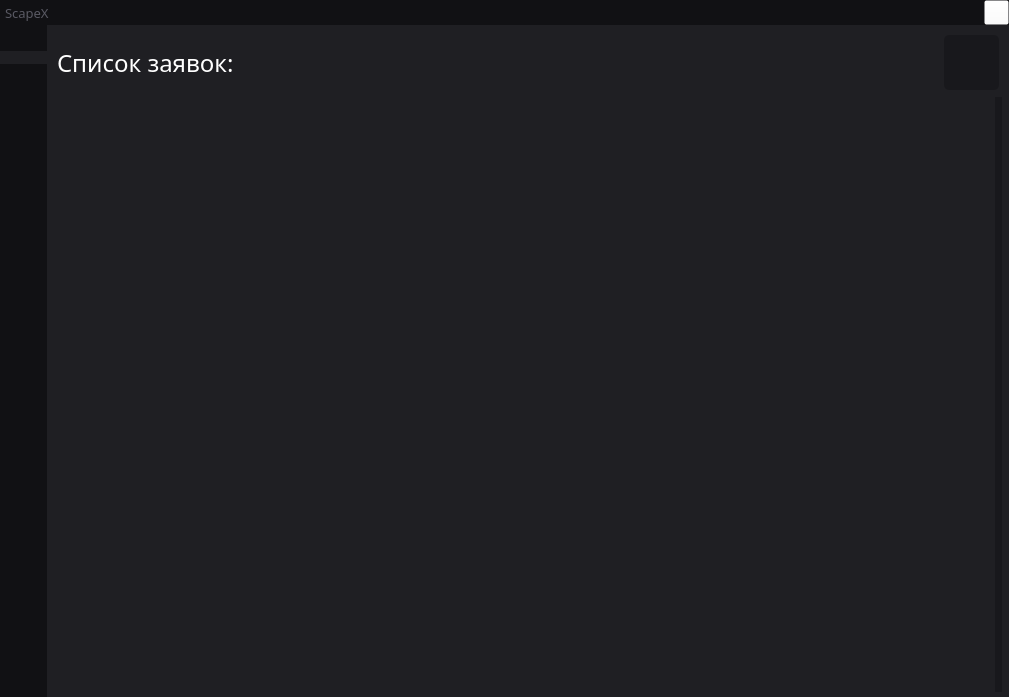
<?xml version="1.0" encoding="UTF-8"?>
<ui version="4.0">
 <class>All</class>
 <widget class="QWidget" name="All">
  <property name="geometry">
   <rect>
    <x>0</x>
    <y>0</y>
    <width>1009</width>
    <height>697</height>
   </rect>
  </property>
  <property name="font">
   <font>
    <family>Montserrat Medium</family>
   </font>
  </property>
  <property name="windowTitle">
   <string>SpaceX</string>
  </property>
  <property name="windowIcon">
   <iconset>
    <normaloff>../img/app-icon.png</normaloff>../img/app-icon.png</iconset>
  </property>
  <property name="autoFillBackground">
   <bool>false</bool>
  </property>
  <property name="styleSheet">
   <string notr="true">#ButtonClose {
	background-color: rgba(255, 255, 255, 0);
}

#All {
	
	background-color: rgb(24, 24, 28);
}

#NavBar {
	background-color: #111114;
}

#NavBar_Title, #NavBar_User {
	color: #595963;
	margin-left: 2px;
}

#Main {
	background:#111114;
	color: #fff;
}

QTabWidget::pane {
    border-top: 0px solid #fff;
}

QTabWidget::tab-bar {
    left: 0px;
}

QTabBar::tab {
	color: #fff;
    background:#111114;
    padding: -2px 15px 15px 15px !important;
}

QTabBar::tab:hover {
    background: #18181c;
}

QTabBar::tab:selected {
    background: #1f1f23;
}

#StartPage, #RequestsPage, #FlightsPage {
	background: #1f1f23;
}

QTextBrowser {
	background: transparent;
	border: 0px;
}

QGroupBox {
	border: 0px;
}

#StartPage_Top_Title, #RequestsPage_Top_Title, #FlightsPage_Top_Title {
	color: #fff;
}

#StartPage_Top_Refresh, #RequestsPage_Top_Refresh, #FlightsPage_Top_Refresh, #FlightsPage_Top_Create {
	background: #18181c;
	border: 0px;
	padding: 5px;
	border-radius: 5px;
	width: 45px;
	height: 45px;
}

#StartPage_List_Content, #RequestsPage_List_Content, #FlightsPage_List_Content {
	background: #1f1f23;
	border: 0px;
}

QScrollBar:vertical {
    background: #1f1f23;
	margin: 7px 7px 5px 0px;
}

QScrollBar::handle:vertical {
	border-radius: 6px;
    background: #18181c;
    min-width: 20px;
}

QScrollBar::add-line:vertical, QScrollBar::sub-line:vertical {
    border: 0px;
    background: none;
}

QScrollBar::add-page:vertical, QScrollBar::sub-page:vertical {
	border: 0px;
    background: none;
}

QScrollBar:horizontal {
    background: #1f1f23;
	margin: 5px 7px;
	margin-top: 0px;
}

QScrollBar::handle:horizontal {
	border-radius: 6px;
    background: #18181c;
    min-width: 20px;
}

QScrollBar::add-line:horizontal, QScrollBar::sub-line:horizontal {
    border: 0px;
    background: none;
}

QScrollBar::add-page:horizontal, QScrollBar::sub-page:horizontal {
	border: 0px;
    background: none;
}</string>
  </property>
  <layout class="QVBoxLayout" name="verticalLayout">
   <property name="spacing">
    <number>0</number>
   </property>
   <property name="leftMargin">
    <number>0</number>
   </property>
   <property name="topMargin">
    <number>0</number>
   </property>
   <property name="rightMargin">
    <number>0</number>
   </property>
   <property name="bottomMargin">
    <number>0</number>
   </property>
   <item>
    <widget class="QWidget" name="NavBar" native="true">
     <property name="maximumSize">
      <size>
       <width>16777215</width>
       <height>25</height>
      </size>
     </property>
     <property name="cursor">
      <cursorShape>OpenHandCursor</cursorShape>
     </property>
     <layout class="QHBoxLayout" name="horizontalLayout">
      <property name="spacing">
       <number>0</number>
      </property>
      <property name="sizeConstraint">
       <enum>QLayout::SetNoConstraint</enum>
      </property>
      <property name="leftMargin">
       <number>0</number>
      </property>
      <property name="topMargin">
       <number>0</number>
      </property>
      <property name="rightMargin">
       <number>0</number>
      </property>
      <property name="bottomMargin">
       <number>0</number>
      </property>
      <item>
       <widget class="QLabel" name="NavBar_Title">
        <property name="font">
         <font>
          <family>Montserrat SemiBold</family>
          <pointsize>10</pointsize>
         </font>
        </property>
        <property name="cursor">
         <cursorShape>OpenHandCursor</cursorShape>
        </property>
        <property name="mouseTracking">
         <bool>true</bool>
        </property>
        <property name="text">
         <string>ScapeX</string>
        </property>
       </widget>
      </item>
      <item>
       <widget class="QLabel" name="NavBar_User">
        <property name="minimumSize">
         <size>
          <width>0</width>
          <height>0</height>
         </size>
        </property>
        <property name="font">
         <font>
          <family>Montserrat SemiBold</family>
          <pointsize>10</pointsize>
          <weight>75</weight>
          <bold>true</bold>
         </font>
        </property>
        <property name="cursor">
         <cursorShape>OpenHandCursor</cursorShape>
        </property>
        <property name="text">
         <string/>
        </property>
        <property name="textFormat">
         <enum>Qt::AutoText</enum>
        </property>
        <property name="scaledContents">
         <bool>false</bool>
        </property>
       </widget>
      </item>
      <item>
       <spacer name="Spacer1">
        <property name="orientation">
         <enum>Qt::Horizontal</enum>
        </property>
        <property name="sizeType">
         <enum>QSizePolicy::Expanding</enum>
        </property>
        <property name="sizeHint" stdset="0">
         <size>
          <width>40</width>
          <height>20</height>
         </size>
        </property>
       </spacer>
      </item>
      <item>
       <widget class="QPushButton" name="ButtonClose">
        <property name="maximumSize">
         <size>
          <width>25</width>
          <height>25</height>
         </size>
        </property>
        <property name="cursor">
         <cursorShape>PointingHandCursor</cursorShape>
        </property>
        <property name="text">
         <string/>
        </property>
        <property name="icon">
         <iconset>
          <normaloff>../img/close-icon.png</normaloff>../img/close-icon.png</iconset>
        </property>
        <property name="iconSize">
         <size>
          <width>25</width>
          <height>25</height>
         </size>
        </property>
       </widget>
      </item>
     </layout>
     <zorder>NavBar_Title</zorder>
     <zorder>ButtonClose</zorder>
     <zorder>Spacer1</zorder>
     <zorder>NavBar_User</zorder>
    </widget>
   </item>
   <item>
    <widget class="QWidget" name="Main" native="true">
     <layout class="QHBoxLayout" name="horizontalLayout_3">
      <property name="spacing">
       <number>0</number>
      </property>
      <property name="leftMargin">
       <number>0</number>
      </property>
      <property name="topMargin">
       <number>0</number>
      </property>
      <property name="rightMargin">
       <number>0</number>
      </property>
      <property name="bottomMargin">
       <number>0</number>
      </property>
      <item>
       <widget class="TabWidget" name="tabWidget">
        <property name="focusPolicy">
         <enum>Qt::WheelFocus</enum>
        </property>
        <property name="layoutDirection">
         <enum>Qt::LeftToRight</enum>
        </property>
        <property name="autoFillBackground">
         <bool>false</bool>
        </property>
        <property name="tabPosition">
         <enum>QTabWidget::West</enum>
        </property>
        <property name="currentIndex">
         <number>2</number>
        </property>
        <property name="iconSize">
         <size>
          <width>32</width>
          <height>32</height>
         </size>
        </property>
        <property name="elideMode">
         <enum>Qt::ElideMiddle</enum>
        </property>
        <property name="usesScrollButtons">
         <bool>false</bool>
        </property>
        <property name="tabBarAutoHide">
         <bool>false</bool>
        </property>
        <widget class="QWidget" name="StartPage">
         <attribute name="icon">
          <iconset>
           <normaloff>../img/home-icon.png</normaloff>../img/home-icon.png</iconset>
         </attribute>
         <attribute name="title">
          <string/>
         </attribute>
         <layout class="QVBoxLayout" name="verticalLayout_2">
          <property name="leftMargin">
           <number>0</number>
          </property>
          <property name="topMargin">
           <number>0</number>
          </property>
          <property name="rightMargin">
           <number>0</number>
          </property>
          <property name="bottomMargin">
           <number>0</number>
          </property>
          <item>
           <widget class="QWidget" name="StartPage_Top" native="true">
            <property name="minimumSize">
             <size>
              <width>0</width>
              <height>50</height>
             </size>
            </property>
            <layout class="QHBoxLayout" name="horizontalLayout_2">
             <property name="spacing">
              <number>0</number>
             </property>
             <property name="leftMargin">
              <number>10</number>
             </property>
             <property name="topMargin">
              <number>10</number>
             </property>
             <property name="rightMargin">
              <number>10</number>
             </property>
             <property name="bottomMargin">
              <number>0</number>
             </property>
             <item>
              <widget class="QLabel" name="StartPage_Top_Title">
               <property name="minimumSize">
                <size>
                 <width>0</width>
                 <height>0</height>
                </size>
               </property>
               <property name="maximumSize">
                <size>
                 <width>16777215</width>
                 <height>16777215</height>
                </size>
               </property>
               <property name="font">
                <font>
                 <family>Montserrat Light</family>
                 <pointsize>18</pointsize>
                </font>
               </property>
               <property name="frameShape">
                <enum>QFrame::NoFrame</enum>
               </property>
               <property name="frameShadow">
                <enum>QFrame::Plain</enum>
               </property>
               <property name="lineWidth">
                <number>1</number>
               </property>
               <property name="text">
                <string>Список ракет:</string>
               </property>
               <property name="alignment">
                <set>Qt::AlignCenter</set>
               </property>
              </widget>
             </item>
             <item>
              <spacer name="StartPage_Top_Spacer">
               <property name="orientation">
                <enum>Qt::Horizontal</enum>
               </property>
               <property name="sizeHint" stdset="0">
                <size>
                 <width>40</width>
                 <height>20</height>
                </size>
               </property>
              </spacer>
             </item>
             <item>
              <widget class="QPushButton" name="StartPage_Top_Refresh">
               <property name="cursor">
                <cursorShape>PointingHandCursor</cursorShape>
               </property>
               <property name="text">
                <string/>
               </property>
               <property name="icon">
                <iconset>
                 <disabledoff>../img/refresh-icon.png</disabledoff>
                 <disabledon>../img/refresh-in-progress-icon.png</disabledon>
                </iconset>
               </property>
               <property name="iconSize">
                <size>
                 <width>32</width>
                 <height>32</height>
                </size>
               </property>
              </widget>
             </item>
            </layout>
           </widget>
          </item>
          <item>
           <widget class="QScrollArea" name="StartPage_List">
            <property name="frameShape">
             <enum>QFrame::NoFrame</enum>
            </property>
            <property name="frameShadow">
             <enum>QFrame::Plain</enum>
            </property>
            <property name="verticalScrollBarPolicy">
             <enum>Qt::ScrollBarAlwaysOff</enum>
            </property>
            <property name="horizontalScrollBarPolicy">
             <enum>Qt::ScrollBarAsNeeded</enum>
            </property>
            <property name="widgetResizable">
             <bool>true</bool>
            </property>
            <widget class="QWidget" name="StartPage_List_Content">
             <property name="geometry">
              <rect>
               <x>0</x>
               <y>0</y>
               <width>947</width>
               <height>601</height>
              </rect>
             </property>
             <layout class="QHBoxLayout" name="horizontalLayout_4">
              <property name="spacing">
               <number>0</number>
              </property>
              <property name="leftMargin">
               <number>5</number>
              </property>
              <property name="topMargin">
               <number>5</number>
              </property>
              <property name="rightMargin">
               <number>5</number>
              </property>
              <property name="bottomMargin">
               <number>5</number>
              </property>
             </layout>
            </widget>
           </widget>
          </item>
         </layout>
        </widget>
        <widget class="QWidget" name="FlightsPage">
         <attribute name="icon">
          <iconset>
           <normaloff>../img/flights-icon.png</normaloff>../img/flights-icon.png</iconset>
         </attribute>
         <attribute name="title">
          <string/>
         </attribute>
         <layout class="QVBoxLayout" name="verticalLayout_4">
          <property name="spacing">
           <number>6</number>
          </property>
          <property name="leftMargin">
           <number>0</number>
          </property>
          <property name="topMargin">
           <number>0</number>
          </property>
          <property name="rightMargin">
           <number>0</number>
          </property>
          <property name="bottomMargin">
           <number>0</number>
          </property>
          <item>
           <widget class="QWidget" name="FlightsPage_Top" native="true">
            <property name="minimumSize">
             <size>
              <width>0</width>
              <height>0</height>
             </size>
            </property>
            <layout class="QHBoxLayout" name="horizontalLayout_6">
             <property name="spacing">
              <number>0</number>
             </property>
             <property name="leftMargin">
              <number>10</number>
             </property>
             <property name="topMargin">
              <number>10</number>
             </property>
             <property name="rightMargin">
              <number>10</number>
             </property>
             <property name="bottomMargin">
              <number>0</number>
             </property>
             <item>
              <widget class="QLabel" name="FlightsPage_Top_Title">
               <property name="font">
                <font>
                 <family>Montserrat Light</family>
                 <pointsize>18</pointsize>
                </font>
               </property>
               <property name="text">
                <string>Список рейсов:</string>
               </property>
              </widget>
             </item>
             <item>
              <spacer name="horizontalSpacer">
               <property name="orientation">
                <enum>Qt::Horizontal</enum>
               </property>
               <property name="sizeHint" stdset="0">
                <size>
                 <width>40</width>
                 <height>20</height>
                </size>
               </property>
              </spacer>
             </item>
             <item>
              <widget class="QPushButton" name="FlightsPage_Top_Create">
               <property name="styleSheet">
                <string notr="true">margin-right: 10px;</string>
               </property>
               <property name="text">
                <string/>
               </property>
               <property name="icon">
                <iconset>
                 <normaloff>../img/create-icon.png</normaloff>../img/create-icon.png</iconset>
               </property>
               <property name="iconSize">
                <size>
                 <width>32</width>
                 <height>32</height>
                </size>
               </property>
              </widget>
             </item>
             <item>
              <widget class="QPushButton" name="FlightsPage_Top_Refresh">
               <property name="cursor">
                <cursorShape>PointingHandCursor</cursorShape>
               </property>
               <property name="text">
                <string/>
               </property>
               <property name="icon">
                <iconset>
                 <normaloff>../img/refresh-icon.png</normaloff>../img/refresh-icon.png</iconset>
               </property>
               <property name="iconSize">
                <size>
                 <width>32</width>
                 <height>32</height>
                </size>
               </property>
              </widget>
             </item>
            </layout>
           </widget>
          </item>
          <item>
           <widget class="QScrollArea" name="FlightsPage_List">
            <property name="frameShape">
             <enum>QFrame::NoFrame</enum>
            </property>
            <property name="widgetResizable">
             <bool>true</bool>
            </property>
            <widget class="QWidget" name="FlightsPage_List_Content">
             <property name="geometry">
              <rect>
               <x>0</x>
               <y>0</y>
               <width>947</width>
               <height>601</height>
              </rect>
             </property>
             <layout class="QVBoxLayout" name="verticalLayout_5">
              <property name="spacing">
               <number>5</number>
              </property>
              <property name="leftMargin">
               <number>5</number>
              </property>
              <property name="topMargin">
               <number>5</number>
              </property>
              <property name="rightMargin">
               <number>5</number>
              </property>
              <property name="bottomMargin">
               <number>5</number>
              </property>
             </layout>
            </widget>
           </widget>
          </item>
         </layout>
        </widget>
        <widget class="QWidget" name="RequestsPage">
         <attribute name="icon">
          <iconset>
           <normaloff>../img/requests-icon.png</normaloff>../img/requests-icon.png</iconset>
         </attribute>
         <attribute name="title">
          <string/>
         </attribute>
         <layout class="QVBoxLayout" name="verticalLayout_3">
          <property name="spacing">
           <number>0</number>
          </property>
          <property name="leftMargin">
           <number>0</number>
          </property>
          <property name="topMargin">
           <number>0</number>
          </property>
          <property name="rightMargin">
           <number>0</number>
          </property>
          <property name="bottomMargin">
           <number>0</number>
          </property>
          <item>
           <widget class="QWidget" name="RequestsPage_Top" native="true">
            <property name="minimumSize">
             <size>
              <width>0</width>
              <height>50</height>
             </size>
            </property>
            <layout class="QHBoxLayout" name="horizontalLayout_5">
             <property name="spacing">
              <number>0</number>
             </property>
             <property name="leftMargin">
              <number>10</number>
             </property>
             <property name="topMargin">
              <number>10</number>
             </property>
             <property name="rightMargin">
              <number>10</number>
             </property>
             <property name="bottomMargin">
              <number>0</number>
             </property>
             <item>
              <widget class="QLabel" name="RequestsPage_Top_Title">
               <property name="font">
                <font>
                 <family>Montserrat Light</family>
                 <pointsize>18</pointsize>
                </font>
               </property>
               <property name="text">
                <string>Список заявок:</string>
               </property>
              </widget>
             </item>
             <item>
              <spacer name="RequestsPage_Top_Spacer">
               <property name="orientation">
                <enum>Qt::Horizontal</enum>
               </property>
               <property name="sizeHint" stdset="0">
                <size>
                 <width>40</width>
                 <height>20</height>
                </size>
               </property>
              </spacer>
             </item>
             <item>
              <widget class="QPushButton" name="RequestsPage_Top_Refresh">
               <property name="text">
                <string/>
               </property>
               <property name="icon">
                <iconset>
                 <disabledoff>../img/refresh-icon.png</disabledoff>
                 <disabledon>../img/refresh-in-progress-icon.png</disabledon>
                </iconset>
               </property>
               <property name="iconSize">
                <size>
                 <width>32</width>
                 <height>32</height>
                </size>
               </property>
              </widget>
             </item>
            </layout>
           </widget>
          </item>
          <item>
           <widget class="QScrollArea" name="RequestsPage_List">
            <property name="frameShape">
             <enum>QFrame::NoFrame</enum>
            </property>
            <property name="frameShadow">
             <enum>QFrame::Plain</enum>
            </property>
            <property name="verticalScrollBarPolicy">
             <enum>Qt::ScrollBarAlwaysOn</enum>
            </property>
            <property name="horizontalScrollBarPolicy">
             <enum>Qt::ScrollBarAlwaysOff</enum>
            </property>
            <property name="widgetResizable">
             <bool>true</bool>
            </property>
            <widget class="QWidget" name="RequestsPage_List_Content">
             <property name="geometry">
              <rect>
               <x>0</x>
               <y>0</y>
               <width>930</width>
               <height>607</height>
              </rect>
             </property>
             <layout class="QVBoxLayout" name="verticalLayout_7"/>
            </widget>
           </widget>
          </item>
         </layout>
        </widget>
       </widget>
      </item>
     </layout>
    </widget>
   </item>
  </layout>
 </widget>
 <customwidgets>
  <customwidget>
   <class>TabWidget</class>
   <extends>QTabWidget</extends>
   <header location="global">ui.tabwidget</header>
   <container>1</container>
  </customwidget>
 </customwidgets>
 <resources/>
 <connections/>
</ui>
